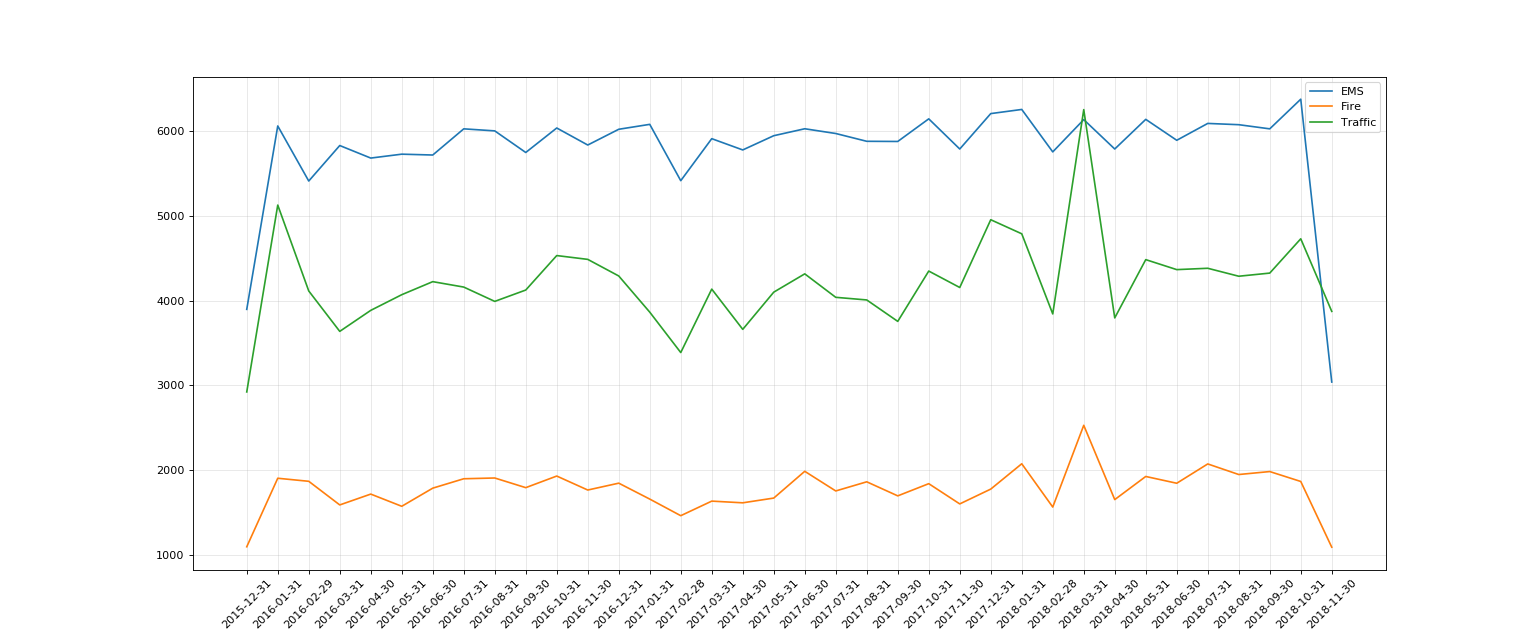

Source code (Python):
# coding=utf-8
import pandas as pd
from matplotlib import pyplot as plt
import numpy as np

# 不同月份不同类型的电话的次数的变化情况

# 读取文件
file_path = "./911.csv"
df = pd.read_csv(file_path)

# 获取分类
temp_list = df["title"].str.split(": ")
cate_list = list([i[0] for i in temp_list])
df["cate"] = pd.DataFrame(np.array(cate_list).reshape(df.shape[0],1))

# 创建时间索引
df["timeStamp"] = pd.to_datetime(df["timeStamp"])
df.set_index("timeStamp", inplace=True)

plt.figure(figsize=(20,8),dpi=80)
# 分组
for group_name, group_data in df.groupby("cate"):
    # 对不同的分类都进行绘图
    # 按月统计
    count_by_month = group_data.resample("M").count()["title"]
    # 画图
    _x = count_by_month.index
    _y = count_by_month.values
    _x = [i.strftime("%Y-%m-%d") for i in _x]
    plt.plot(range(len(_x)), _y, label=group_name)

# 调整x轴刻度
plt.xticks(range(len(_x)), _x, rotation=45)
plt.legend(loc="best")
plt.grid(alpha=0.3)
plt.show()
